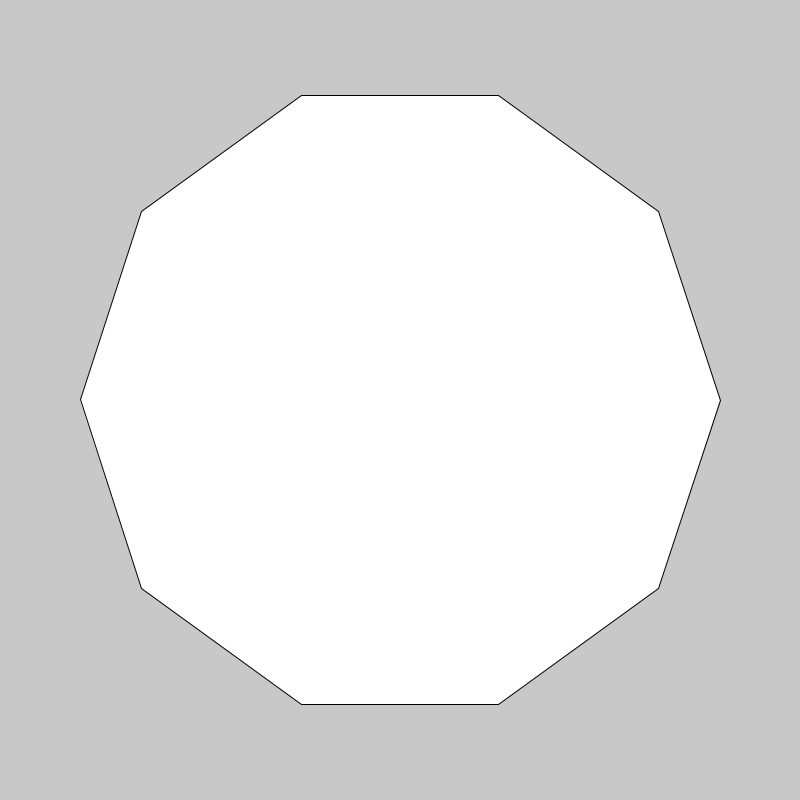
Frame 1 (no input)
Frame 60 (the mouse pressed at the canvas centre just before this capture): identical to frame 1, image omitted
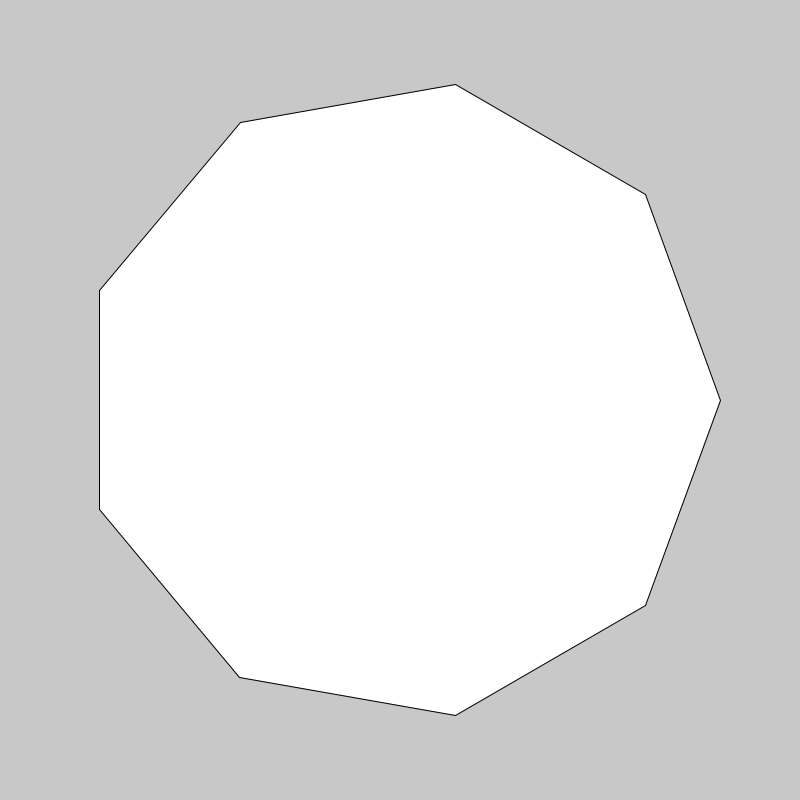
Frame 120 (the mouse held since frame 60 and released just before this capture)

The Processing sketch that drew these frames (run headless with seeded random() and noise(); from frame 60 on, the mouse is pressed at the canvas centre):

// Processing sketch: aula1
// ── aula1.pde

void setup() //Vai ser executado apenas uma vez
{
  size(800,800);
}

void draw(){ //Vai ser chamado inumeras vezes
  frameRate(60);//Quantas vezes por segundo draw() vai ser chamada. framerate pode ser chamada
  //frameCount vai iterar de 1 até 30 nesse caso
  background(200);
  translate(width/2, height/2);
  //int n = round(map(mouseX, 0, width, 3, 20)); //mapeia a posição de mouseX de 0 até width de 3 até o 20
  //int n = 3 + frameCount%17;
  int n = round(map(cos(frameCount * 0.1), -1, 1, 3, 10));
  float raio = 0.8*width/2;
  float theta = TWO_PI/n; //divide em angulos iguais
 // circle(0,0,2*raio);
  beginShape();
  for(int i=0; i<n; i++){//Em cada parte do ângulo desenha um ponto (vértice). 1*theta, 2*theta...
    //COS -> EIXO X  -   SIN -> EIXO Y
    vertex(raio*cos(i*theta), raio*sin(i*theta));
  }
  endShape(CLOSE); //CLOSE LIGA O ULTIMO PONTO AO PRIMEIRO PONTO
}
